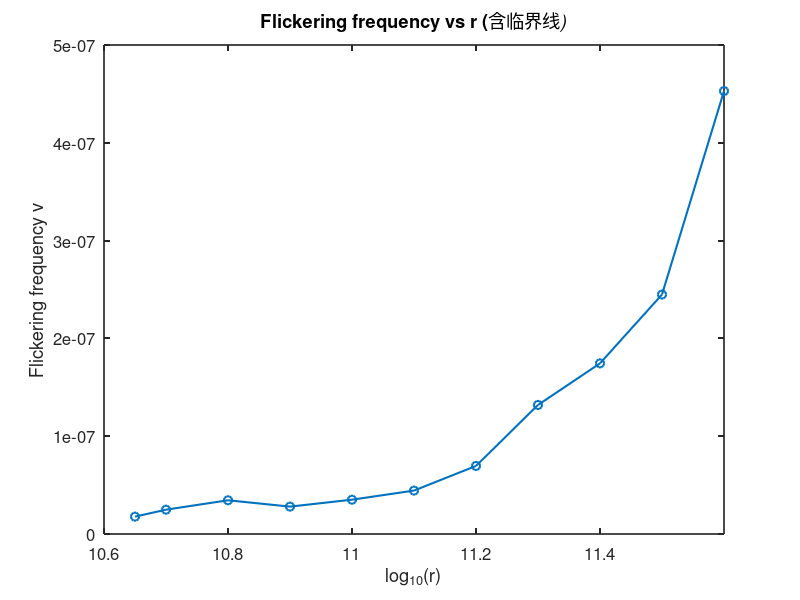

The MATLAB script that drew this image: (Note: this script raises an error after producing the figure.)
clear;
clc;

logr = [10.65, 10.7, 10.8, 10.9, 11.0, 11.1, 11.2, 11.3, 11.4, 11.5, 11.6];
MFPT = [56289500, 40202400, 29005500, 35711300, 28499400, ...             
        22523700, 14365400, 7579200, 5731400, 4083850, 2207900];         


nu = 1 ./ MFPT;                                                               


figure;                                                                     
hold on;                                                                     

plot(logr, nu, '-o', 'LineWidth', 1.5, 'MarkerSize', 6);                  

xlabel('log_{10}(r)', 'FontSize', 12);                                      
ylabel('Flickering frequency \nu', 'FontSize', 12);                        
title('Flickering frequency vs r (\it含临界线)', 'FontSize', 13);           

set(gca, 'FontSize', 12, 'LineWidth', 1.2);                                  
xlim([10.6, 11.6]);                                                        
box on;                                                                     



x_left = 10.65;                                                           
x_right = 11.6;                                                             

xline(x_left, 'g--', 'LineWidth', 1.5);                                  
xline(x_right, 'r--', 'LineWidth', 1.5);                                      

hold off;                                                                   
